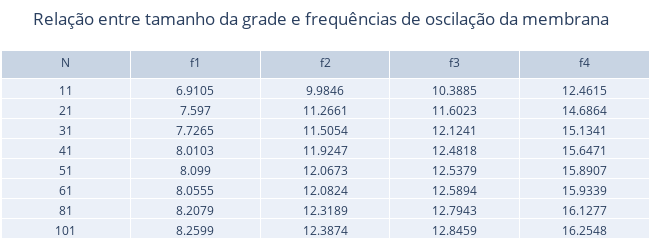

Write notebook code for a chart like this one.
### Code cell
F=[1,2,3,4]
plt.figure(figsize=(10,6))
for i in range (len(N)):
    plt.plot(F[:],Freq.T[:,i],marker = '.')
plt.grid(color = 'green', linestyle = '--', linewidth = 0.5)
plt.xlabel("Número da frequência")
plt.ylabel("Frequência")
plt.xticks(F)
plt.legend(N) 
plt.show()

Freq=np.round(Freq,4)
fig = go.Figure(data=[go.Table(header=dict(values=['N','f1','f2','f3', 'f4']),
                cells=dict(values=[N,Freq.T[0,:],Freq.T[1,:],Freq.T[2,:],Freq.T[3,:]]))
                     ])
fig.update_layout(width=650,height=240,margin_b=1,margin_l=1,margin_r=1,margin_t=50,
                  title_text="Relação entre tamanho da grade e frequências de oscilação da membrana")
fig.show()

### Figure 1 — Plotly figure (JSON) as saved in the notebook; plotly's stock layout.template omitted (floating-point values rounded to 4 significant figures)
{"data": [{"cells": {"values": [[11, 21, 31, 41, 51, 61, 81, 101], [6.91, 7.597, 7.726, 8.01, 8.099, 8.056, 8.208, 8.26], [9.985, 11.27, 11.51, 11.92, 12.07, 12.08, 12.32, 12.39], [10.39, 11.6, 12.12, 12.48, 12.54, 12.59, 12.79, 12.85], [12.46, 14.69, 15.13, 15.65, 15.89, 15.93, 16.13, 16.25]]}, "header": {"values": ["N", "f1", "f2", "f3", "f4"]}, "type": "table"}], "layout": {"height": 240, "margin": {"b": 1, "l": 1, "r": 1, "t": 50}, "title": {"text": "Relação entre tamanho da grade e frequências de oscilação da membrana"}, "width": 650}}
